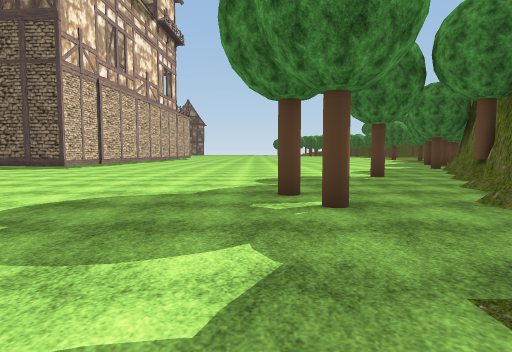
[1] (above)

18 first-person views from a walk through a 3-D level made in the Unity game engine. The camera is 1.3 m above the floor, tilts 4° down and sees 75° across. Doors are open. The floor is counted in squares, 2 m on a side. Each view is taken from the middle of a square. On the plan, view 1 faces up. The plan holds only what a view shows up to about 10 squares ahead; the rest is blank. The place goes on beyond the plan. Some trees and plants on the terrain are drawn as simple stand-ins. The player character is not drawn. Some surface patterns are stand-ins.

[2]
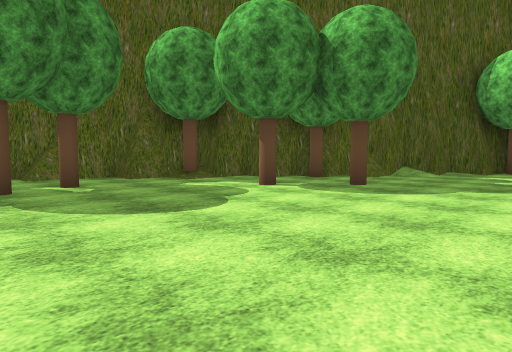

[3]
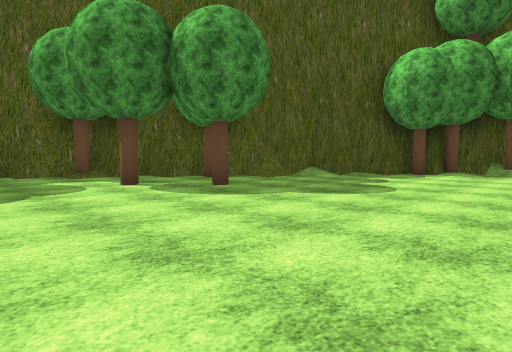

[4]
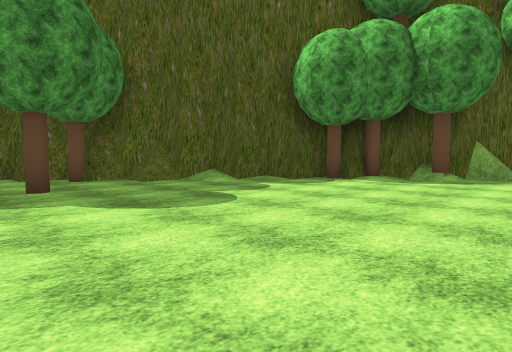

[5]
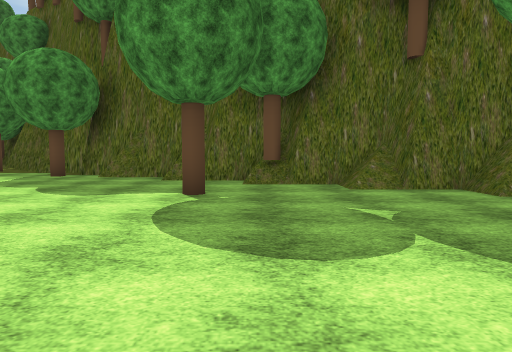

[6]
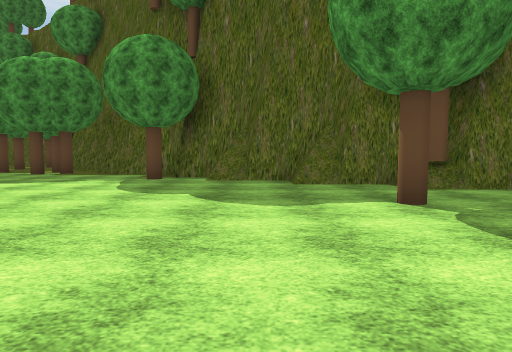

[7]
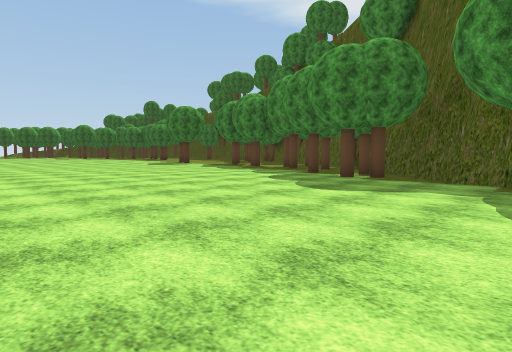

[8]
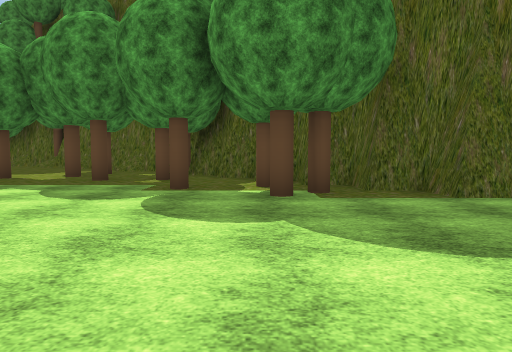

[9]
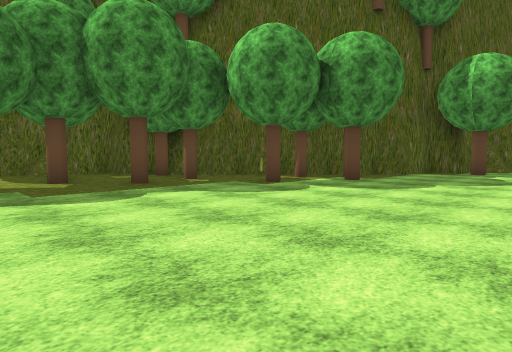

[10]
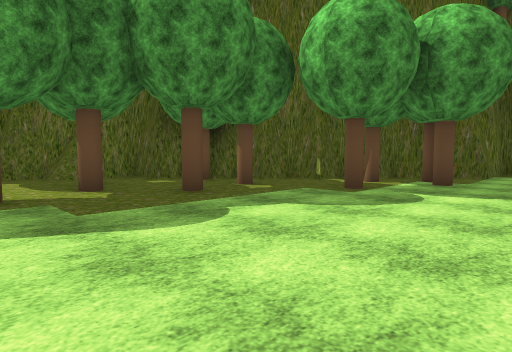

[11]
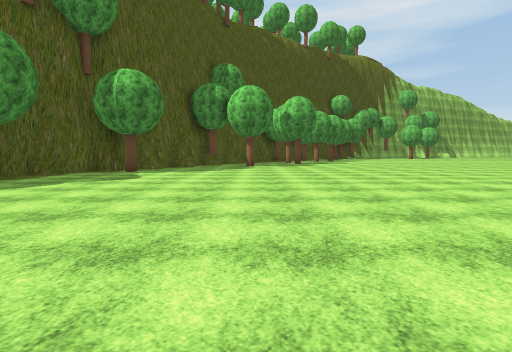

[12]
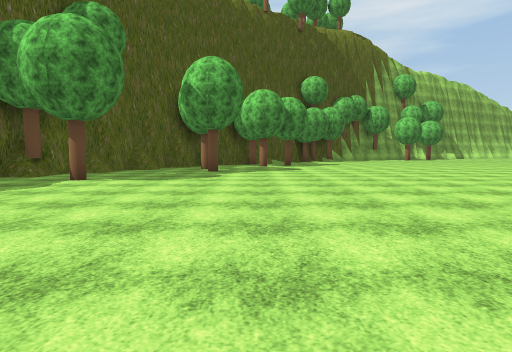

[13]
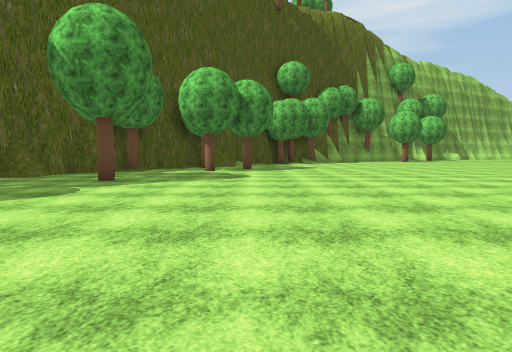

[14]
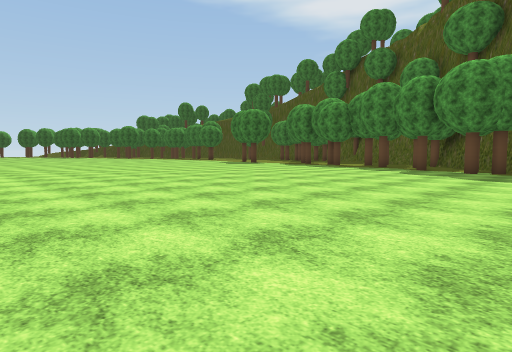

[15]
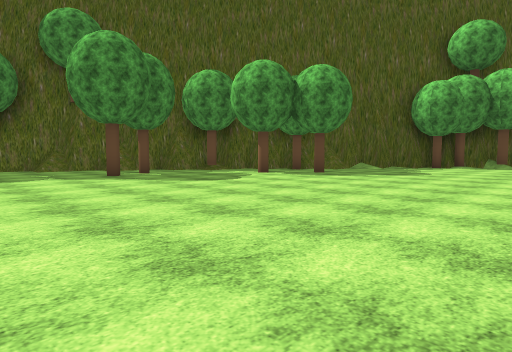

[16]
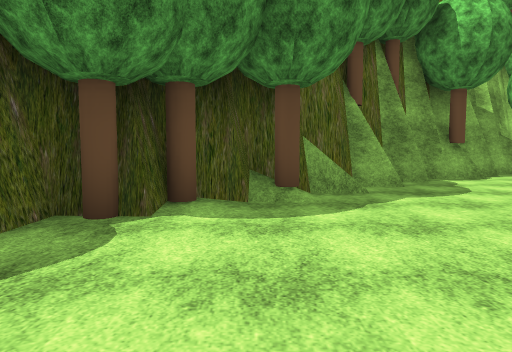

[17]
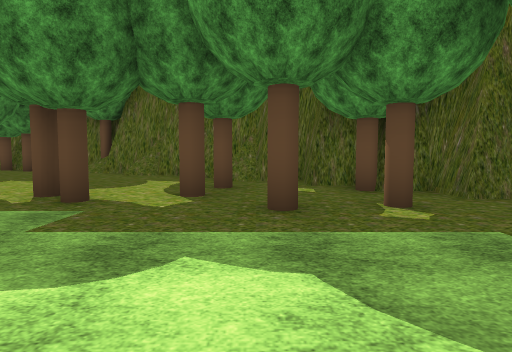

[18]
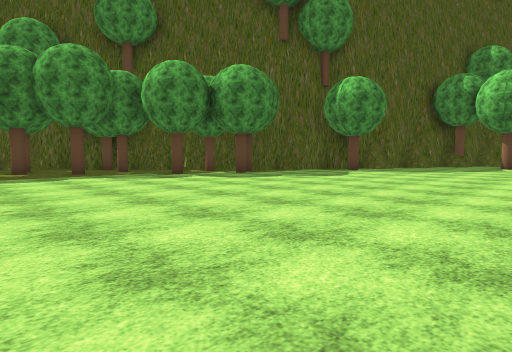

### Floor plan
Points are (right, up) in squares from view 1. A wall is a line through its corners. A room is listed if a view was taken in it or the views show most of it. See-through windows are left out.
Room 1 (views 1, 2, 3, 4, 5, 6, 7, 8, 9, 10, 11, 12, 13, 14, 15, 16, 17, 18)
walls: (5.8, 9.1) (6.3, 9.3) (6.3, 9.9) (6.9, 9.9) (6.9, 12.1); (6.1, 9.2) (6.1, 9.9); (4.8, 7.1) (5.7, 7.5); (6.8, 11) (7.4, 11.2) (7.4, 11.6); (5.4, 7.7) (5.8, 7.7) (5.9, 8.3); (7.1, 11.2) (7.1, 11.9); (6.8, 9.6) (6.9, 10.2); (5.9, 7.7) (5.9, 9.9); (5, 6.2) (5, 7.6); (7.7, 11.6) (7.9, 12.2); (7.9, 12.1) (7.9, 13.2); (4, 5.1) (4.9, 5.3) (5.1, 6.3); (2.9, 4.1) (3.9, 4.1); (8.8, 13.1) (8.8, 15.1) (9.9, 15.1) (9.9, 16) (10.8, 16) (10.8, 17) (11.8, 17) (11.8, 17.9) (12.7, 17.9) (12.7, 18.9) (13.7, 18.9) (13.7, 19.6); (3.8, 3.9) (4, 4.4); (3.9, 3.9) (3.9, 5.4); (3.2, 3.4) (3.2, 4.1); (2.9, 3.2) (3.5, 3.4) (3.5, 3.9); (2.8, 2) (3, 2.4); (2.2, 1.4) (2.2, 2.3) (3, 2.3) (3, 4.4); (-0.7, -1.6) (0, -1.6); (-0.7, -2.5) (-0.7, -1.8) (0, -1.8) (0, -0.6) (1.1, -0.6) (1.1, 0.3) (1.9, 0.4) (2, 2.3); (-0.9, -2.5) (-0.9, -1.8); (14.7, 19.9) (14.7, 20.9) (15.7, 20.9) (15.7, 22.6); (-3.6, -5.5) (-2.9, -5.5) (-2.8, -4.5) (-1.9, -4.5) (-1.9, -3.6) (-1, -3.4) (-0.8, -2.5); (15.6, 21.8) (16, 21.9) (16, 22.6) (16.7, 22.6) (16.7, 23.8); (15.9, 21.9) (15.9, 22.6); (-4.7, -6.5) (-3.9, -6.5); (16.5, 22.3) (16.7, 22.9); (-5.6, -7.5) (-5.1, -7.5); (17.6, 24.1) (17.6, 25.5); (17.9, 24.9) (17.9, 25.5); (-8.8, -9.5) (-7.8, -9.5) (-6.9, -9.3) (-6.7, -8.5) (-5.9, -8.4); (-9.5, -10.5) (-8.8, -10.5)
low walls: (6.1, 10.1) (6.9, 10.1); (16, 22.8) (16.7, 22.8)
objects: other object (-6, -8); other object (-5, -7); other object (-4, -6); other object (-3, 0); other object (-1, -1); other object (-1, 1); other object (0, 5); other object (1, 1); other object (1, 4); other object (3, 9); other object (5, 8); other object (7, 13); other object (9, 17) to (9, 18); other object (10, 17); other object (10, 18); other object (10, 19); other object (12, 20); other object (12, 22); other object (12, 24); other object (13, 23); other object (13, 25); other object (14, 20); other object (14, 23)

Positions as (right, up) in squares from view 1, and headings:
1: (0, 0), facing up
2: (-6, 6), facing down-right
3: (-8, 4), facing down-right
4: (-9, 1), facing down-right
5: (-2, 8), facing right
6: (-1, 11), facing right
7: (1, 13), facing up-right
8: (4, 18), facing right
9: (5, 25), facing down-right
10: (7, 25), facing down-right
11: (3, 25), facing down
12: (-1, 17), facing down
13: (-3, 13), facing down
14: (-3, 15), facing up-right
15: (-9, 9), facing down-right
16: (-6, -3), facing down
17: (8, 22), facing right
18: (1, 25), facing down-right
